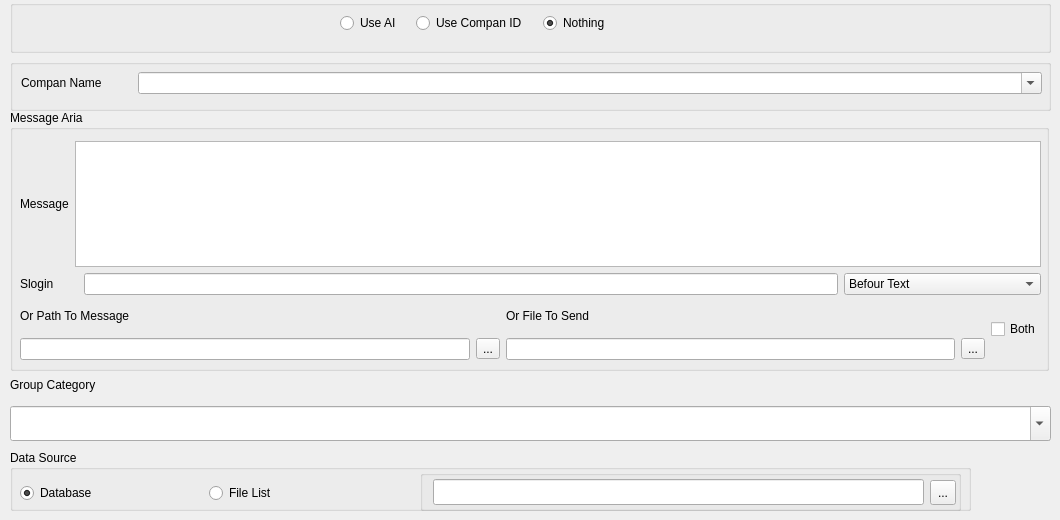
   <widget class="QWidget" name="tab_fb_2">
    <attribute name="title">
     <string>Post to Groups</string>
    </attribute>
    <widget class="QGroupBox" name="groupBox_4">
     <property name="geometry">
      <rect>
       <x>10</x>
       <y>110</y>
       <width>1039</width>
       <height>261</height>
      </rect>
     </property>
     <property name="sizePolicy">
      <sizepolicy hsizetype="Expanding" vsizetype="Preferred">
       <horstretch>0</horstretch>
       <verstretch>0</verstretch>
      </sizepolicy>
     </property>
     <property name="title">
      <string>Message Aria</string>
     </property>
     <widget class="QWidget" name="layoutWidget">
      <property name="geometry">
       <rect>
        <x>10</x>
        <y>30</y>
        <width>1021</width>
        <height>128</height>
       </rect>
      </property>
      <layout class="QHBoxLayout" name="horizontalLayout_7">
       <item>
        <widget class="QLabel" name="label_27">
         <property name="minimumSize">
          <size>
           <width>0</width>
           <height>20</height>
          </size>
         </property>
         <property name="maximumSize">
          <size>
           <width>16777215</width>
           <height>20</height>
          </size>
         </property>
         <property name="text">
          <string>Message</string>
         </property>
        </widget>
       </item>
       <item>
        <widget class="QTextEdit" name="textEdit_4">
         <property name="minimumSize">
          <size>
           <width>0</width>
           <height>126</height>
          </size>
         </property>
         <property name="maximumSize">
          <size>
           <width>16777215</width>
           <height>126</height>
          </size>
         </property>
        </widget>
       </item>
      </layout>
     </widget>
     <widget class="QWidget" name="layoutWidget">
      <property name="geometry">
       <rect>
        <x>10</x>
        <y>189</y>
        <width>1021</width>
        <height>61</height>
       </rect>
      </property>
      <layout class="QHBoxLayout" name="horizontalLayout_10">
       <property name="topMargin">
        <number>0</number>
       </property>
       <item>
        <layout class="QVBoxLayout" name="verticalLayout_7">
         <item>
          <widget class="QLabel" name="label_29">
           <property name="text">
            <string>Or Path To Message</string>
           </property>
          </widget>
         </item>
         <item>
          <layout class="QHBoxLayout" name="horizontalLayout_8">
           <item>
            <widget class="QLineEdit" name="lineEdit_16"/>
           </item>
           <item>
            <widget class="QToolButton" name="toolButton_15">
             <property name="text">
              <string>...</string>
             </property>
            </widget>
           </item>
          </layout>
         </item>
        </layout>
       </item>
       <item>
        <layout class="QVBoxLayout" name="verticalLayout_8">
         <item>
          <widget class="QLabel" name="label_39">
           <property name="text">
            <string>Or File To Send</string>
           </property>
          </widget>
         </item>
         <item>
          <layout class="QHBoxLayout" name="horizontalLayout_9">
           <item>
            <widget class="QLineEdit" name="lineEdit_19"/>
           </item>
           <item>
            <widget class="QToolButton" name="toolButton_12">
             <property name="text">
              <string>...</string>
             </property>
            </widget>
           </item>
          </layout>
         </item>
        </layout>
       </item>
       <item>
        <widget class="QCheckBox" name="checkBox_2">
         <property name="text">
          <string>Both</string>
         </property>
        </widget>
       </item>
      </layout>
     </widget>
     <widget class="QWidget" name="layoutWidget_6">
      <property name="geometry">
       <rect>
        <x>10</x>
        <y>160</y>
        <width>1021</width>
        <height>28</height>
       </rect>
      </property>
      <layout class="QHBoxLayout" name="horizontalLayout_38">
       <item>
        <widget class="QLabel" name="label_15">
         <property name="minimumSize">
          <size>
           <width>58</width>
           <height>0</height>
          </size>
         </property>
         <property name="text">
          <string>Slogin</string>
         </property>
        </widget>
       </item>
       <item>
        <widget class="QLineEdit" name="lineEdit_13"/>
       </item>
       <item>
        <widget class="QComboBox" name="comboBox_10">
         <property name="minimumSize">
          <size>
           <width>197</width>
           <height>0</height>
          </size>
         </property>
         <property name="currentIndex">
          <number>0</number>
         </property>
         <item>
          <property name="text">
           <string>Befour Text</string>
          </property>
         </item>
         <item>
          <property name="text">
           <string>After Text</string>
          </property>
         </item>
        </widget>
       </item>
      </layout>
     </widget>
    </widget>
    <widget class="QWidget" name="layoutWidget">
     <property name="geometry">
      <rect>
       <x>10</x>
       <y>370</y>
       <width>1041</width>
       <height>71</height>
      </rect>
     </property>
     <layout class="QVBoxLayout" name="verticalLayout_6">
      <item>
       <widget class="QLabel" name="label_28">
        <property name="maximumSize">
         <size>
          <width>108</width>
          <height>16777215</height>
         </size>
        </property>
        <property name="text">
         <string>Group Category</string>
        </property>
       </widget>
      </item>
      <item>
       <widget class="QComboBox" name="comboBox_8">
        <property name="sizePolicy">
         <sizepolicy hsizetype="Expanding" vsizetype="Fixed">
          <horstretch>0</horstretch>
          <verstretch>0</verstretch>
         </sizepolicy>
        </property>
        <property name="minimumSize">
         <size>
          <width>0</width>
          <height>35</height>
         </size>
        </property>
        <property name="maximumSize">
         <size>
          <width>16777215</width>
          <height>35</height>
         </size>
        </property>
        <property name="editable">
         <bool>true</bool>
        </property>
       </widget>
      </item>
     </layout>
    </widget>
    <widget class="QGroupBox" name="groupBox_6">
     <property name="geometry">
      <rect>
       <x>10</x>
       <y>450</y>
       <width>961</width>
       <height>61</height>
      </rect>
     </property>
     <property name="sizePolicy">
      <sizepolicy hsizetype="Expanding" vsizetype="Preferred">
       <horstretch>0</horstretch>
       <verstretch>0</verstretch>
      </sizepolicy>
     </property>
     <property name="title">
      <string>Data Source</string>
     </property>
     <widget class="QGroupBox" name="groupBox_5">
      <property name="geometry">
       <rect>
        <x>410</x>
        <y>20</y>
        <width>541</width>
        <height>41</height>
       </rect>
      </property>
      <property name="maximumSize">
       <size>
        <width>600</width>
        <height>16777215</height>
       </size>
      </property>
      <property name="title">
       <string/>
      </property>
      <widget class="QLineEdit" name="lineEdit_4">
       <property name="geometry">
        <rect>
         <x>13</x>
         <y>9</y>
         <width>491</width>
         <height>26</height>
        </rect>
       </property>
       <property name="maximumSize">
        <size>
         <width>500</width>
         <height>16777215</height>
        </size>
       </property>
      </widget>
      <widget class="QToolButton" name="toolButton_13">
       <property name="geometry">
        <rect>
         <x>510</x>
         <y>10</y>
         <width>26</width>
         <height>25</height>
        </rect>
       </property>
       <property name="text">
        <string>...</string>
       </property>
      </widget>
     </widget>
     <widget class="QWidget" name="layoutWidget">
      <property name="geometry">
       <rect>
        <x>10</x>
        <y>30</y>
        <width>371</width>
        <height>26</height>
       </rect>
      </property>
      <layout class="QHBoxLayout" name="horizontalLayout_37">
       <item>
        <widget class="QRadioButton" name="radioButton_11">
         <property name="minimumSize">
          <size>
           <width>91</width>
           <height>0</height>
          </size>
         </property>
         <property name="maximumSize">
          <size>
           <width>16777215</width>
           <height>16777215</height>
          </size>
         </property>
         <property name="text">
          <string>Database</string>
         </property>
         <property name="checked">
          <bool>true</bool>
         </property>
        </widget>
       </item>
       <item>
        <widget class="QRadioButton" name="radioButton_12">
         <property name="minimumSize">
          <size>
           <width>80</width>
           <height>0</height>
          </size>
         </property>
         <property name="maximumSize">
          <size>
           <width>16777215</width>
           <height>16777215</height>
          </size>
         </property>
         <property name="text">
          <string>File List</string>
         </property>
        </widget>
       </item>
      </layout>
     </widget>
    </widget>
    <widget class="QWidget" name="layoutWidget">
     <property name="geometry">
      <rect>
       <x>10</x>
       <y>0</y>
       <width>1041</width>
       <height>111</height>
      </rect>
     </property>
     <layout class="QVBoxLayout" name="verticalLayout_25">
      <item>
       <widget class="QGroupBox" name="groupBox">
        <property name="minimumSize">
         <size>
          <width>0</width>
          <height>0</height>
         </size>
        </property>
        <property name="maximumSize">
         <size>
          <width>16777215</width>
          <height>16777215</height>
         </size>
        </property>
        <property name="font">
         <font>
          <bold>false</bold>
          <stylestrategy>PreferDefault</stylestrategy>
          <kerning>true</kerning>
         </font>
        </property>
        <property name="title">
         <string/>
        </property>
        <widget class="QWidget" name="layoutWidget">
         <property name="geometry">
          <rect>
           <x>330</x>
           <y>10</y>
           <width>289</width>
           <height>26</height>
          </rect>
         </property>
         <layout class="QHBoxLayout" name="horizontalLayout_11">
          <item>
           <widget class="QRadioButton" name="useFPAI_2">
            <property name="maximumSize">
             <size>
              <width>70</width>
              <height>16777215</height>
             </size>
            </property>
            <property name="text">
             <string>Use AI</string>
            </property>
           </widget>
          </item>
          <item>
           <widget class="QRadioButton" name="useCompan_2">
            <property name="maximumSize">
             <size>
              <width>130</width>
              <height>16777215</height>
             </size>
            </property>
            <property name="text">
             <string>Use Compan ID</string>
            </property>
           </widget>
          </item>
          <item>
           <widget class="QRadioButton" name="useFP_Nothing_2">
            <property name="maximumSize">
             <size>
              <width>86</width>
              <height>16777215</height>
             </size>
            </property>
            <property name="text">
             <string>Nothing</string>
            </property>
            <property name="checked">
             <bool>true</bool>
            </property>
           </widget>
          </item>
         </layout>
        </widget>
       </widget>
      </item>
      <item>
       <widget class="QGroupBox" name="gSlogin_2">
        <property name="sizePolicy">
         <sizepolicy hsizetype="Expanding" vsizetype="Preferred">
          <horstretch>0</horstretch>
          <verstretch>0</verstretch>
         </sizepolicy>
        </property>
        <property name="title">
         <string/>
        </property>
        <property name="flat">
         <bool>true</bool>
        </property>
        <widget class="QWidget" name="layoutWidget">
         <property name="geometry">
          <rect>
           <x>11</x>
           <y>10</y>
           <width>1021</width>
           <height>28</height>
          </rect>
         </property>
         <layout class="QHBoxLayout" name="horizontalLayout_5">
          <item>
           <widget class="QLabel" name="label_38">
            <property name="minimumSize">
             <size>
              <width>42</width>
              <height>0</height>
             </size>
            </property>
            <property name="maximumSize">
             <size>
              <width>111</width>
              <height>16777215</height>
             </size>
            </property>
            <property name="text">
             <string>Compan Name</string>
            </property>
           </widget>
          </item>
          <item>
           <widget class="QComboBox" name="txtCompName2">
            <property name="editable">
             <bool>true</bool>
            </property>
           </widget>
          </item>
         </layout>
        </widget>
       </widget>
      </item>
     </layout>
    </widget>
   </widget>
